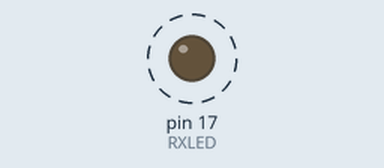
The program below on a simulated SparkFun Pro Micro, built with avr-gcc and run on an emulated ATmega32U4. On the bench: output pins drawn as LEDs (lit = HIGH). Dashed ring = blinking. What the program prints to the serial monitor is not drawn.

Above: at 0.5 s.
Timing chart, 0 to 4.6 s (numbered marks = the images above):
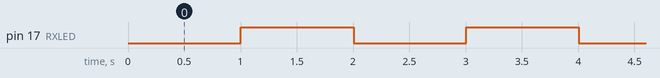

Measured:
- by itself, pin 17 (RXLED): alternates HIGH for 1.0 s and LOW for 1.0 s

The program:

main.cpp
```cpp
#include <Arduino.h>
/* Pro Micro Test Code
   by: Nathan Seidle
   modified by: Jim Lindblom
   SparkFun Electronics
   date: September 16, 2013
   license: Public Domain - please use this code however you'd like.
   It's provided as a learning tool.

   This code is provided to show how to control the SparkFun
   ProMicro's TX and RX LEDs within a sketch. It also serves
   to explain the difference between Serial.print() and
   Serial1.print().
*/

int RXLED = 17;  // The RX LED has a defined Arduino pin
// Note: The TX LED was not so lucky, we'll need to use pre-defined
// macros (TXLED1, TXLED0) to control that.
// (We could use the same macros for the RX LED too -- RXLED1,
//  and RXLED0.)

void setup()
{
  pinMode(RXLED, OUTPUT);  // Set RX LED as an output
  // TX LED is set as an output behind the scenes

  Serial.begin(9600); //This pipes to the serial monitor
  Serial.println("Initialize Serial Monitor");

  Serial1.begin(9600); //This is the UART, pipes to sensors attached to board
  Serial1.println("Initialize Serial Hardware UART Pins");
}

void loop()
{
  Serial.println("Hello world!");  // Print "Hello World" to the Serial Monitor
  Serial1.println("Hello! Can anybody hear me?");  // Print "Hello!" over hardware UART

  digitalWrite(RXLED, LOW);   // set the RX LED ON
  TXLED0; //TX LED is not tied to a normally controlled pin so a macro is needed, turn LED OFF
  delay(1000);              // wait for a second

  digitalWrite(RXLED, HIGH);    // set the RX LED OFF
  TXLED1; //TX LED macro to turn LED ON
  delay(1000);              // wait for a second
}
```
